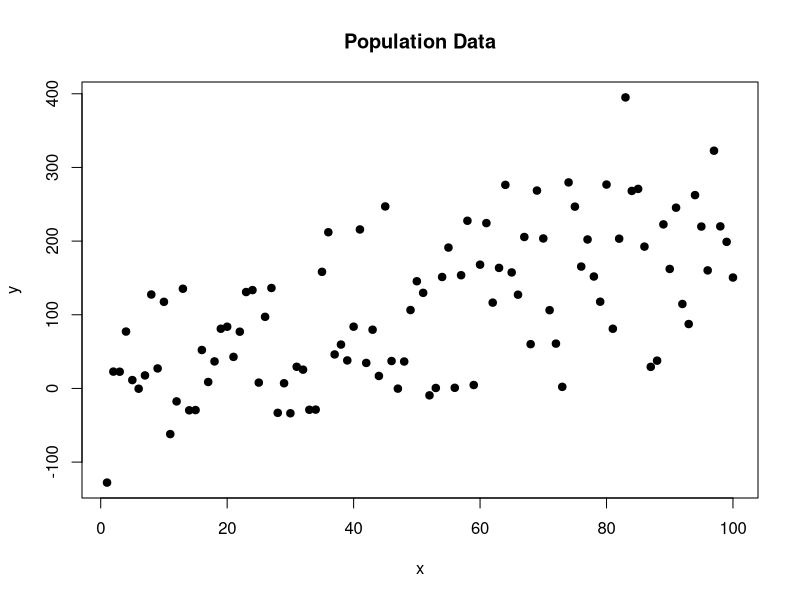

Generate this figure with R:
## GENERATE DATA
## regression slope = 2

x <- 1:100
y <- 2*x + rnorm(100,0,75)
d <- data.frame( x, y )

plot( x, y, pch=19, main="Population Data" )
summary( lm( y ~ x ) )



##  HELPER FUNCTIONS 
##  FOR THE SIMULATIONS
##
##  argument n determines sample size



# returns a single value b1

get_sample_slope <- function( d, n=10, include.plot=TRUE )
{
  # random sample of 10 rows
  d.sample <- d[ sample( 1:nrow(d), size=n ) , ]

  # regression model: Y = b0 + b1(X)
  m <- lm( y ~ x, data=d.sample )

  if( include.plot )
  {
    plot( d, pch=19, bty="n", cex=1, 
          col=gray( 0.5, 0.5 ) )
    points( d.sample, pch=19, col="darkred" )
    abline( m, col="darkred", lwd=2 )
  }

  # extract slope b1 from the model
  b1 <- (coef( m ))[2]

  return( b1 )
}


# get_sample_slope( d, n=10 )
# 2.743883





# returns a data frame row
# with slope, conf int, and sign test

test_for_null_slope <- function( d, n=10, include.plot=TRUE )
{
  # random sample of 10 rows
  d.sample <- d[ sample( 1:nrow(d), size=n ) , ]

  # regression model: Y = b0 + b1(X)
  m <- lm( y ~ x, data=d.sample )

  if( include.plot )
  {
    plot( d, pch=19, bty="n", cex=1, 
          col=gray( 0.5, 0.5 ) )
    points( d.sample, pch=19, col="darkred" )
    abline( m, col="darkred", lwd=2 )
  }

  # is the slope significant? 
  b1 <- (coef( m ))[2]
  ci <- confint( m )
  ci.b1.lower <- ci[2,1]
  ci.b1.upper <- ci[2,2]

  null.slope <- ci.b1.lower < 0 & ci.b1.upper > 0

  df <- data.frame( b1, ci.b1.lower, ci.b1.upper, null.slope )

  return( df )
}

 
# test_for_null_slope( d, n=10 )

#         b1 ci.b1.lower ci.b1.upper null.slope
#   2.379374    1.660848      3.0979      FALSE

# null slope is TRUE if CI contains zero





plot_ci <- function( df, true.slope=2, n=10 )
{
  
  min.x <- min( results$ci.b1.lower )
  max.x <- max( results$ci.b1.upper )
  range.x <- mean( results$ci.b1.upper - results$ci.b1.lower )
  adj.x <- 0.5 * range.x
  
  ci.color <- ifelse( results$null.slope, "darkred", "gray70" )
  
  plot( results$b1, 1:nrow(results), 
        xlim=c( min.x - adj.x, max.x + adj.x ),
        bty="n", pch=19, col=ci.color, yaxt="n",
        xlab="Slope B1: From Y = b0 + b1(X)", ylab="" )

  abline( v=0 )
  
  abline( v=true.slope, col="gray80", lty=2 )

  segments( x0=results$ci.b1.lower,
            x1=results$ci.b1.upper,
            y0=1:nrow(results),
            col=ci.color, lwd=0.7 )

  type.ii.rate <- mean( results$null.slope )

  text( (min.x-adj.x), nrow(results),
        paste0( "\n\n\n\n\n\n\nSample Size \n   = ", n, 
                "\n\nType II \nError Rate \n  = ", type.ii.rate ),
        col="darkred", cex=1.3, pos=4 )
  
  return( NULL )
}




#################################
#################################
###
###   SIMULATIONS WITH LOOPS
###
#################################
#################################


# bootstrap simulation
# to examine Type II Errors
# as a function of sample size



# # collector vector 
# slopes <- NULL
# 
# for( i in 1:1000 )
# {
#   
#   b1 <- get_sample_slope( d, n=10 )
#   slopes[ i ] <- b1 
#   
# }
# 
# summary( slopes )
# hist( slopes, breaks=25, col="gray20", border="white" )
# 
# 
# 
# 
# 
# 
# 
# # results data frame
# results <- NULL
# 
# for( i in 1:50 )
# {
#   
#   null.slope.test <- test_for_null_slope( d, n=10 )
#   
#   # add new row to results data frame
#   results <- rbind( results, null.slope.test )
#   
# }
# 
# head( results )
# 
# 
# 
# 
# 
# 
# 
# # results list
# results <- NULL
# 
# for( i in 1:50 )
# {
#   null.slope.test <- test_for_null_slope( d, n=10 )
#   
#   results[[ i ]] <- null.slope.test
#   
#   ## the list version 
#   ## runs faster but it 
#   ## needs to be converted 
#   ## to a data frame afterwards
#   
# }
# 
# head( results )
# 
# ## convert list to df
# 
# results <- dplyr::bind_rows( results )
# head( results )
# 
# 
# 
# 
# 
# 
# min.x <- min( results$ci.b1.lower )
# max.x <- max( results$ci.b1.upper )
# range.x <- mean( results$ci.b1.upper - results$ci.b1.lower )
# adj.x <- 0.5 * range.x
# 
# ci.color <- ifelse( results$null.slope, "darkred", "gray70" )
# 
# plot( results$b1, 1:nrow(results), 
#       xlim=c( min.x - adj.x, max.x + adj.x ),
#       bty="n", pch=19, col=ci.color, yaxt="n",
#       xlab="Slope of B1", ylab="" )
# 
# abline( v=0 )
# 
# segments( x0=results$ci.b1.lower,
#           x1=results$ci.b1.upper,
#           y0=1:nrow(results),
#           col=ci.color, lwd=0.7 )
# 
# type.ii.rate <- mean( results$null.slope )
# 
# text( (min.x-adj.x), nrow(results),
#       paste0( "\n\nType II \nError Rate \n = ", type.ii.rate ),
#       col="darkred", cex=1.3, pos=4 )

